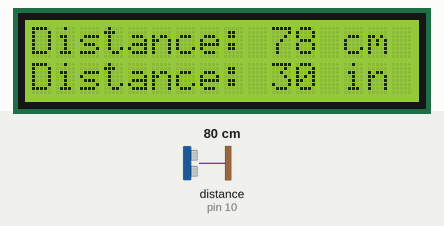
This sketch was run on a simulated Arduino Uno, built with avr-gcc and run on an emulated ATmega328P. Shown: 16×2 character LCD. Wiring (inferred from the names in the program): ultrasonic range finder: trigger pin 9; echo pin 10. The test bench sets the inputs (shaded band); at power-on: distance to the obstacle (sensor on pin 10) 80 cm. The echo pulse lasts 58.3 µs per cm.

Above: at 1.25 s.
1.3 s: distance to the obstacle (sensor on pin 10) set to 2 cm
At 1.7 s:
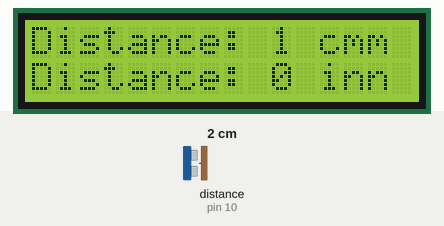
2.8 s: distance to the obstacle (sensor on pin 10) set to 18 cm
At 3.2 s:
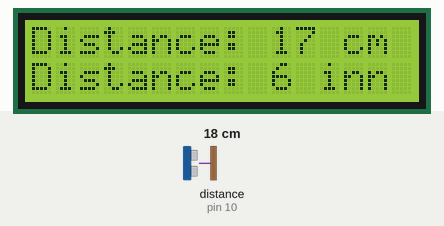
4.3 s: distance to the obstacle (sensor on pin 10) set to 4 cm
At 5.4 s:
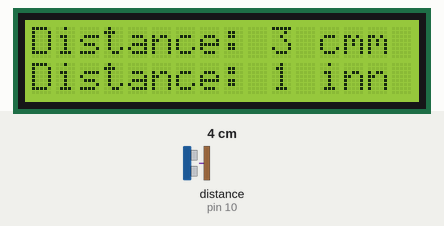
Timing chart, 0 to 7.3 s (numbered marks = the images above; inputs shaded):
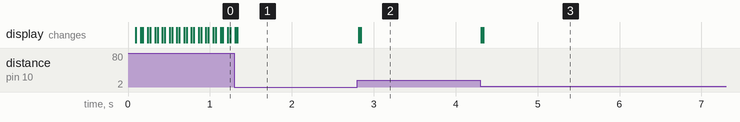

The sketch:

displayTest.ino
```cpp
/*
 *  testing liquid crystal display on arduino.
 */

// Import the Liquid Crystal library
#include <LiquidCrystal.h>

//Initialise the LCD with the arduino. LiquidCrystal(rs, enable, d4, d5, d6, d7)
LiquidCrystal lcd(12, 11, 5, 4, 3, 2);
const int trigPin = 9;
const int echoPin = 10;

long duration;
int distanceCm, distanceInch;

void setup() {

   // Switch on the LCD screen
  lcd.begin(16, 2);
  // Print these words to my LCD screen
  lcd.print("Testing Display");
  // Initializes the interface to the LCD screen, and specifies the dimensions
  // (width and height) of the display
  pinMode(trigPin, OUTPUT);
  pinMode(echoPin, INPUT);
}

void loop() {
  digitalWrite(trigPin, LOW);
  delayMicroseconds(2);
  digitalWrite(trigPin, HIGH);
  delayMicroseconds(10);
  digitalWrite(trigPin, LOW);
  duration = pulseIn(echoPin, HIGH);
  distanceCm= duration*0.034/2;
  distanceInch = duration*0.0133/2;
  lcd.setCursor(0,0); // Sets the location at which subsequent text written to the LCD will be displayed
  lcd.print("Distance: "); // Prints string "Distance" on the LCD
  lcd.print(distanceCm); // Prints the distance value from the sensor
  lcd.print(" cm");
  delay(10);
  lcd.setCursor(0,1);
  lcd.print("Distance: ");
  lcd.print(distanceInch);
  lcd.print(" in");
  delay(10);
}
```

Measured:
- after the input at 1.3 s, the display: first differs from a run without the input at once (image 1)
- after the input at 2.8 s, the display: first changes at once (image 2 shows a later state)
- after the input at 4.3 s, the display: first changes at once (image 3 shows a later state)
